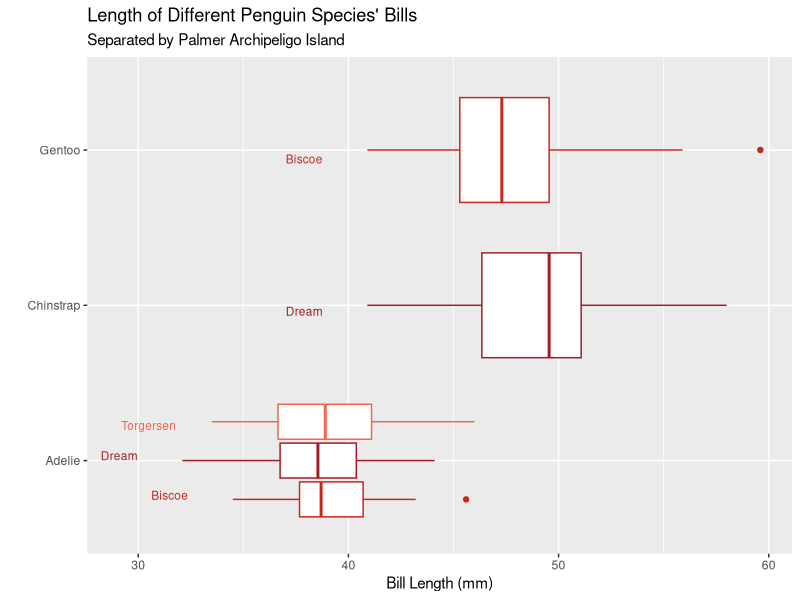

Recreate this plot in R.
## ---- chunk 1
#| include: false
#| label: set-up

library(tidyverse)
library(fontawesome)
library(palmerpenguins)

untitled_red <- c("#c8251d", "#a11b26", "#ef6552")

## ---- chunk 2
#| echo: true
#| label: annotation-prep

penguins_annotations <- penguins |> 
  group_by(island, species) |> 
  summarize(
    min_bill = min(bill_length_mm, na.rm = TRUE) - 3, 
    .groups = "drop"
    )

## ---- chunk 3
#| echo: true
#| label: example-annotation
#| warning: false

ggplot(data = penguins, 
       mapping = aes(x = bill_length_mm, y = species, color = island)
       ) +
  geom_boxplot() +
  scale_color_manual(values = untitled_red) +
  geom_text(data = penguins_annotations, 
            mapping = aes(x = min_bill, 
                          y = species, 
                          color = island, 
                          label = island), 
            position = position_jitterdodge(), 
            size = 3) + 
  theme(legend.position = "none") + 
  labs(x = "Bill Length (mm)", 
       y = "", 
       title = "Length of Different Penguin Species' Bills", 
       subtitle = "Separated by Palmer Archipeligo Island") 
